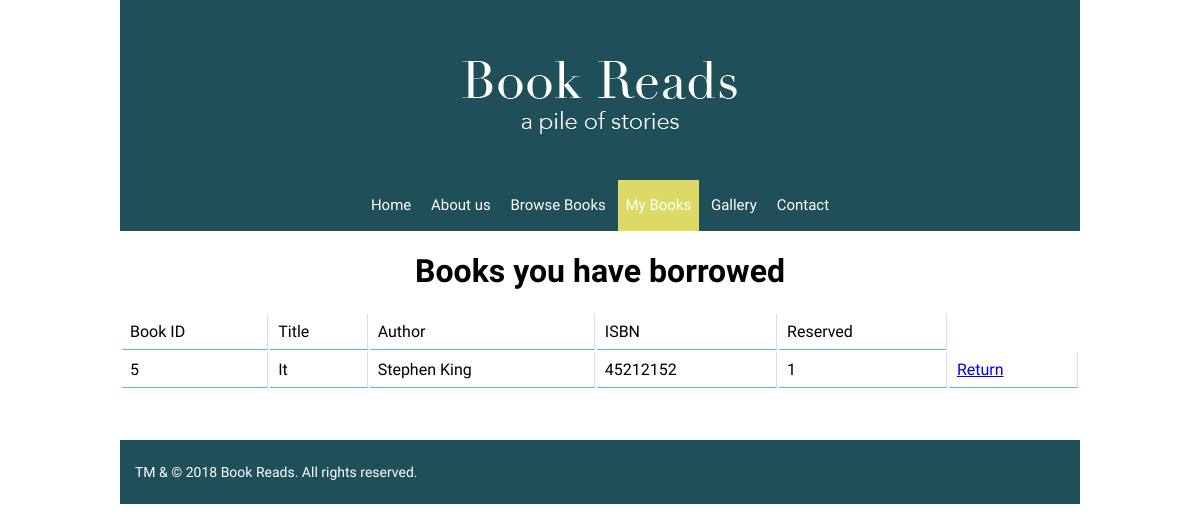
The app's page /mybooks.php with its own data.
### tables this page shows
CREATE TABLE `books` (
  `ID` int(11) NOT NULL,
  `ISBN` int(11) NOT NULL,
  `Title` varchar(255) NOT NULL,
  `Pages` int(11) NOT NULL,
  `Publisher` varchar(255) NOT NULL,
  `Date` date NOT NULL,
  `reserved` tinyint(1) NOT NULL
);

CREATE TABLE `author` (
  `ID` int(11) NOT NULL,
  `first_name` varchar(255) NOT NULL,
  `last_name` varchar(255) NOT NULL,
  `Birthday` date NOT NULL,
  `City` varchar(255) NOT NULL,
  `Country` varchar(255) NOT NULL
);

### mybooks.php (the view, shortened to what this page needs)
<!doctype HTML>
<?php
include ('config.php');
@ $db = new mysqli($dbserver, $dbuser, $dbpasswd, $dbname);
$query = "SELECT books.ID, books.Title, books.ISBN, author.first_name, author.last_name, books.reserved FROM books
JOIN author_books ON books.ID = author_books.bookID
JOIN author ON author.ID = author_books.authorID
WHERE Reserved = 1";
$statement = $db->prepare($query);
$statement -> bind_result($ID, $title, $isbn, $author_first, $author_last, $reserved);
$statement->execute();
?>
<html>
<head>
    <link rel="stylesheet" href="css/main.css">
</head>
<body class="site">
	<?php include("header.php") ?>
		<h1>Books you have borrowed</h1>
	<?php
	echo '<table cellpadding="6">';
	echo '<tr><td> Book ID </td><td>Title</td><td>Author</td><td>ISBN</td><td>Reserved</td> </b> </tr>';
	while($statement->fetch()) {
		echo "<tr>";
		echo "<td> $ID </td><td> $title </td><td> $author_first $author_last </td><td> $isbn </td><td> $reserved</td>";
		echo '<td><a href="returned.php?ID='.urlencode($ID). '"> Return </a></td>';
		echo "</tr>";
	}
	echo "</table>";
	?>
<?php include("footer.php") ?>
</body>
</html>

### css/main.css (style rules this page uses)
body { font-family: 'Prompt', sans-serif; }
.site { max-width: 960px; margin: 0 auto; }
h1 { text-align: center; }
table { width: 100%; }
td { border-right: 1px solid #dddddd; border-bottom: 1px solid #53c0cc; text-align: left; padding: 8px; }

### records on screen
books: ID "5", Title "It", author.first_name "Stephen", author.last_name "King", ISBN "45212152", reserved "1"
